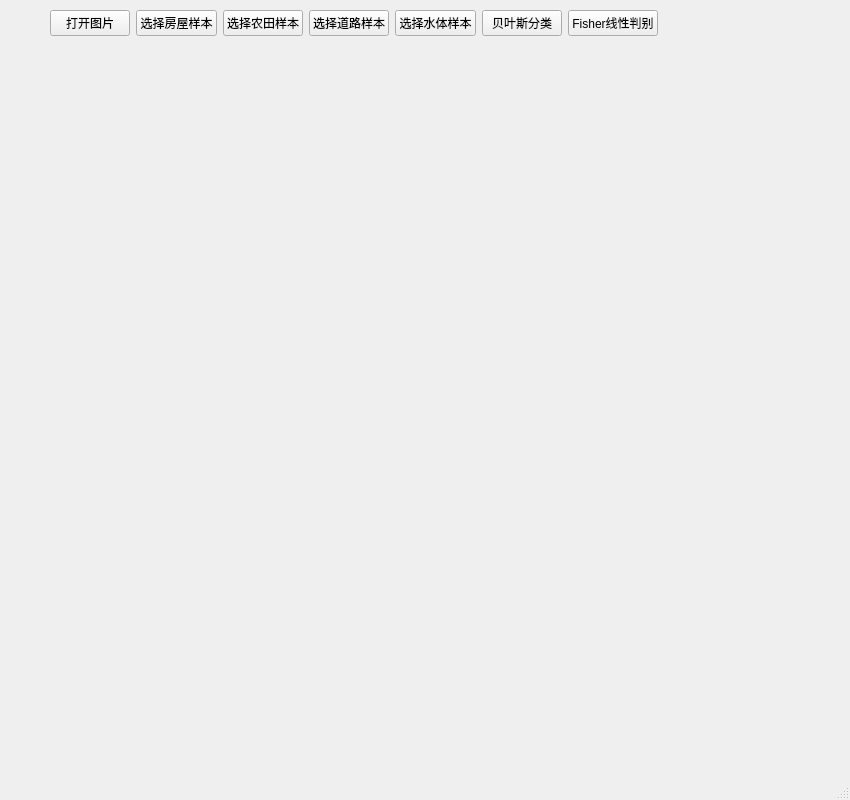
<?xml version="1.0" encoding="UTF-8"?>
<ui version="4.0">
 <class>MainWindow</class>
 <widget class="QMainWindow" name="MainWindow">
  <property name="geometry">
   <rect>
    <x>0</x>
    <y>0</y>
    <width>850</width>
    <height>800</height>
   </rect>
  </property>
  <property name="minimumSize">
   <size>
    <width>850</width>
    <height>800</height>
   </size>
  </property>
  <property name="maximumSize">
   <size>
    <width>850</width>
    <height>800</height>
   </size>
  </property>
  <property name="windowTitle">
   <string>MainWindow</string>
  </property>
  <widget class="QWidget" name="centralwidget">
   <widget class="QLabel" name="picture_show_label">
    <property name="geometry">
     <rect>
      <x>10</x>
      <y>50</y>
      <width>829</width>
      <height>737</height>
     </rect>
    </property>
    <property name="minimumSize">
     <size>
      <width>829</width>
      <height>737</height>
     </size>
    </property>
    <property name="maximumSize">
     <size>
      <width>829</width>
      <height>737</height>
     </size>
    </property>
    <property name="text">
     <string/>
    </property>
   </widget>
   <widget class="QWidget" name="">
    <property name="geometry">
     <rect>
      <x>50</x>
      <y>10</y>
      <width>608</width>
      <height>26</height>
     </rect>
    </property>
    <layout class="QHBoxLayout" name="horizontalLayout">
     <item>
      <widget class="QPushButton" name="picture_botton">
       <property name="text">
        <string>打开图片</string>
       </property>
      </widget>
     </item>
     <item>
      <widget class="QPushButton" name="building_botton">
       <property name="text">
        <string>选择房屋样本</string>
       </property>
      </widget>
     </item>
     <item>
      <widget class="QPushButton" name="field_botton">
       <property name="text">
        <string>选择农田样本</string>
       </property>
      </widget>
     </item>
     <item>
      <widget class="QPushButton" name="road_botton">
       <property name="text">
        <string>选择道路样本</string>
       </property>
      </widget>
     </item>
     <item>
      <widget class="QPushButton" name="water_botton">
       <property name="text">
        <string>选择水体样本</string>
       </property>
      </widget>
     </item>
     <item>
      <widget class="QPushButton" name="pushButton">
       <property name="text">
        <string>贝叶斯分类</string>
       </property>
      </widget>
     </item>
     <item>
      <widget class="QPushButton" name="pushButton_2">
       <property name="text">
        <string>Fisher线性判别</string>
       </property>
      </widget>
     </item>
    </layout>
   </widget>
  </widget>
  <widget class="QMenuBar" name="menubar">
   <property name="geometry">
    <rect>
     <x>0</x>
     <y>0</y>
     <width>850</width>
     <height>21</height>
    </rect>
   </property>
  </widget>
  <widget class="QStatusBar" name="statusbar"/>
 </widget>
 <resources/>
 <connections/>
</ui>
